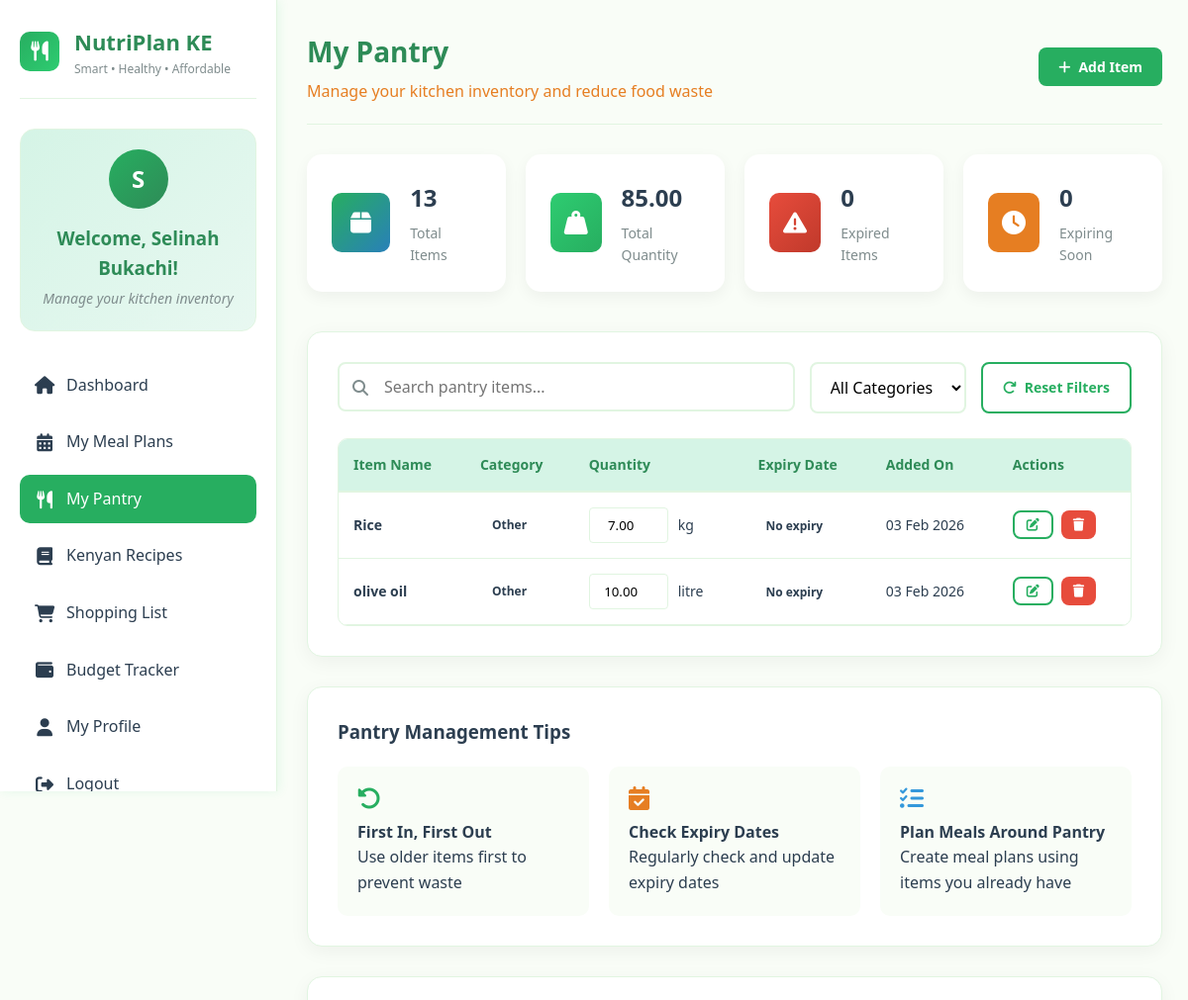
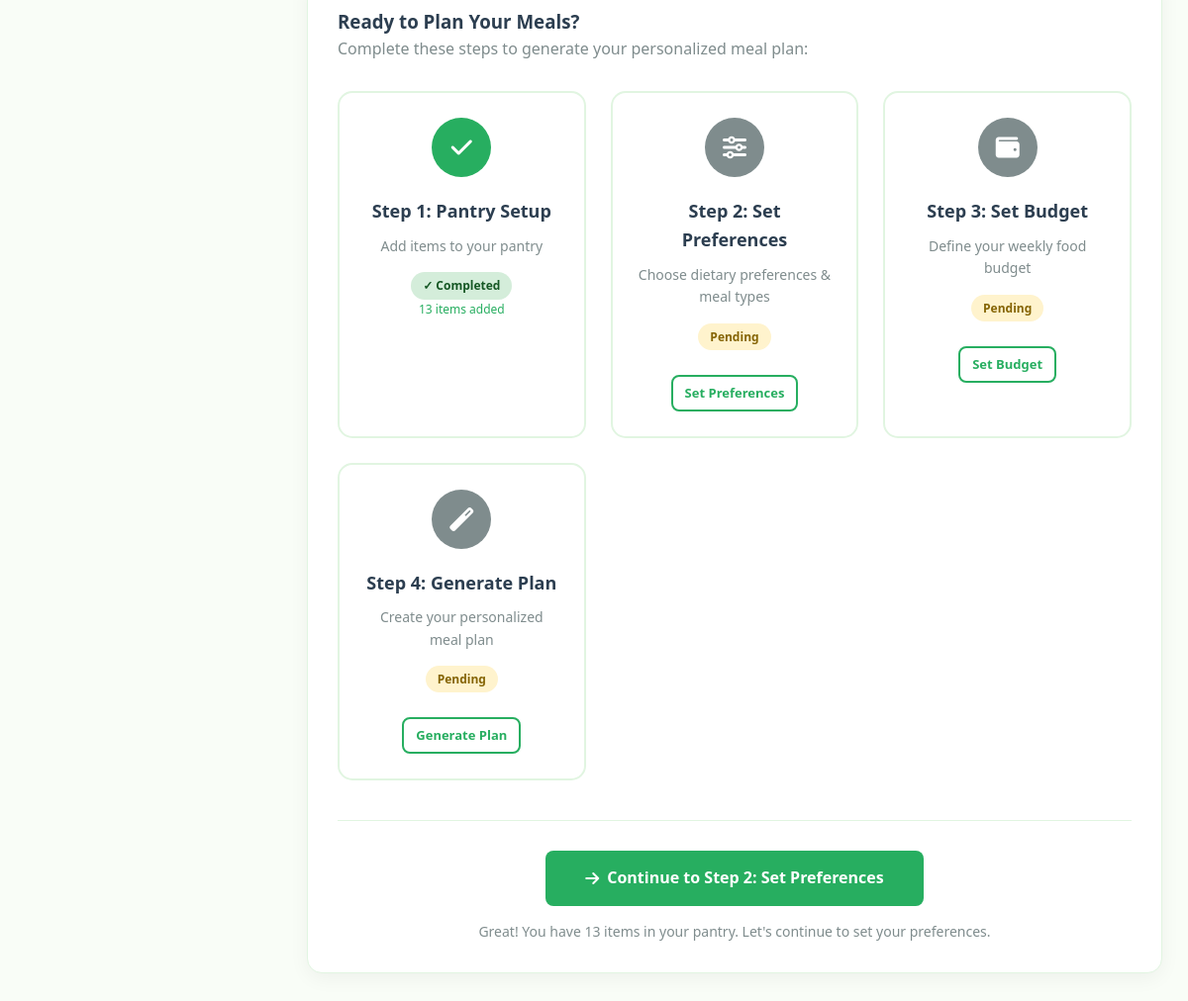
Page /pantry.php?category=Other (signed in) on the committed database (2 pictures, top to bottom).
### tables this page shows
CREATE TABLE `pantry` (
  `pantry_id` int(11) NOT NULL,
  `user_id` int(11) NOT NULL,
  `item_name` varchar(100) NOT NULL,
  `category` varchar(50) DEFAULT NULL,
  `quantity` decimal(10,2) NOT NULL,
  `unit` varchar(50) DEFAULT NULL,
  `expiry_date` date DEFAULT NULL,
  `added_date` datetime DEFAULT current_timestamp(),
  `last_updated` datetime DEFAULT current_timestamp() ON UPDATE current_timestamp()
);

### pantry.php (the view, shortened to what the rows shown need)
<?php
require_once 'config.php';
$user_id = $_SESSION['user_id'];
$category_filter = isset($_GET['category']) ? $_GET['category'] : '';
$query = "SELECT * FROM pantry WHERE user_id = $user_id";
if (!empty($category_filter) && $category_filter != 'all') {
    $query .= " AND category = '$category_filter'";
}
$query .= " ORDER BY added_date DESC";
$result = mysqli_query($conn, $query);
?>
<!DOCTYPE html>
<html lang="en">
<head>
    <link rel="stylesheet" href="https://cdnjs.cloudflare.com/ajax/libs/font-awesome/6.4.0/css/all.min.css">
</head>
<body>
    <div class="dashboard-container">
        <aside class="sidebar">
            <div class="logo">
                <div class="logo-text">
                    <h2>NutriPlan KE</h2>
                </div>
            </div>
        </aside>
        <main class="main-content">
            <div class="top-header">
                <div class="welcome-message">
                    <h1>My Pantry</h1>
                </div>
            </div>
            <div class="content-section">
                <div class="table-container">
                    <?php if (mysqli_num_rows($result) > 0): ?>
                        <table class="data-table">
                            <thead>
                                <tr>
                                    <th>Item Name</th>
                                    <th>Category</th>
                                    <th>Quantity</th>
                                    <th>Expiry Date</th>
                                    <th>Added On</th>
                                    <th>Actions</th>
                                </tr>
                            </thead>
                            <tbody>
                                <?php
                                mysqli_data_seek($result, 0);
                                while ($item = mysqli_fetch_assoc($result)):
                                    $row_class = '';
                                ?>
                                    <tr class="<?php echo $row_class; ?>" id="item-<?php echo $item['pantry_id']; ?>">
                                        <td>
                                            <strong><?php echo htmlspecialchars($item['item_name']); ?></strong>
                                        </td>
                                        <td>
                                            <span class="badge badge-<?php echo strtolower($item['category'] ?? 'other'); ?>">
                                                <?php echo htmlspecialchars($item['category'] ?? 'Uncategorized'); ?>
                                            </span>
                                        </td>
                                        <td>
                                            <form method="POST" class="quantity-form" onsubmit="updateQuantity(event, <?php echo $item['pantry_id']; ?>)">
                                                <input type="number"
                                                       name="new_quantity"
                                                       value="<?php echo $item['quantity']; ?>"
                                                       step="0.01"
                                                       min="0"
                                                       class="quantity-input"
                                                       onchange="this.form.submit()">
                                                <span><?php echo htmlspecialchars($item['unit']); ?></span>
                                            </form>
                                        </td>
                                        <td>
                                            <?php if ($item['expiry_date']):
                                                $expiry_date = new DateTime($item['expiry_date']);
                                                $today = new DateTime();
                                                $interval = $today->diff($expiry_date);
                                                $status_class = 'expiry-good';
                                                $status_text = 'Good';
                                                if ($expiry_date < $today) {
                                                    $status_class = 'expiry-danger';
                                                    $status_text = 'Expired';
                                                } elseif ($interval->days <= 7) {
                                                    $status_class = 'expiry-warning';
                                                    $status_text = 'Soon';
                                                }
                                            ?>
                                                <span class="expiry-status <?php echo $status_class; ?>">
                                                    <?php echo date('d M Y', strtotime($item['expiry_date'])); ?>
                                                    <br>
                                                    <small>(<?php echo $status_text; ?>)</small>
                                                </span>
                                            <?php else: ?>
                                                <span class="expiry-status">No expiry</span>
                                            <?php endif; ?>
                                        </td>
                                        <td>
                                            <?php echo date('d M Y', strtotime($item['added_date'])); ?>
                                        </td>
                                        <td>
                                            <div class="action-buttons">
                                                <button class="btn btn-sm btn-outline"
                                                        onclick="editItem(<?php echo $item['pantry_id']; ?>, '<?php echo addslashes($item['item_name']); ?>', '<?php echo $item['category']; ?>', <?php echo $item['quantity']; ?>, '<?php echo $item['unit']; ?>', '<?php echo $item['expiry_date']; ?>')"
                                                        title="Edit">
                                                    <i class="fas fa-edit"></i>
                                                </button>
                                                <button class="btn btn-sm btn-danger"
                                                        onclick="deleteItem(<?php echo $item['pantry_id']; ?>)"
                                                        title="Delete">
                                                    <i class="fas fa-trash"></i>
                                                </button>
                                            </div>
                                        </td>
                                    </tr>
                                <?php endwhile; ?>
                            </tbody>
                        </table>
                    <?php endif; ?>
                </div>
            </div>
        </main>
    </div>
</body>
</html>

### rows in the picture
pantry: item_name "Rice", category "Other", new_quantity "7.00", unit "kg", shows "No expiry", added_date "03 Feb 2026"
pantry: item_name "olive oil", category "Other", new_quantity "10.00", unit "litre", shows "No expiry", added_date "03 Feb 2026"

### other values in the picture
substr($user_name, 0, 1) "S"
$user_name "Selinah Bukachi"
$stats['total_items'] "13"
$stats['total_quantity'] "85.00"
$stats['expired_items'] "0"
$stats['expiring_soon'] "0"
$pantry_count "13"
